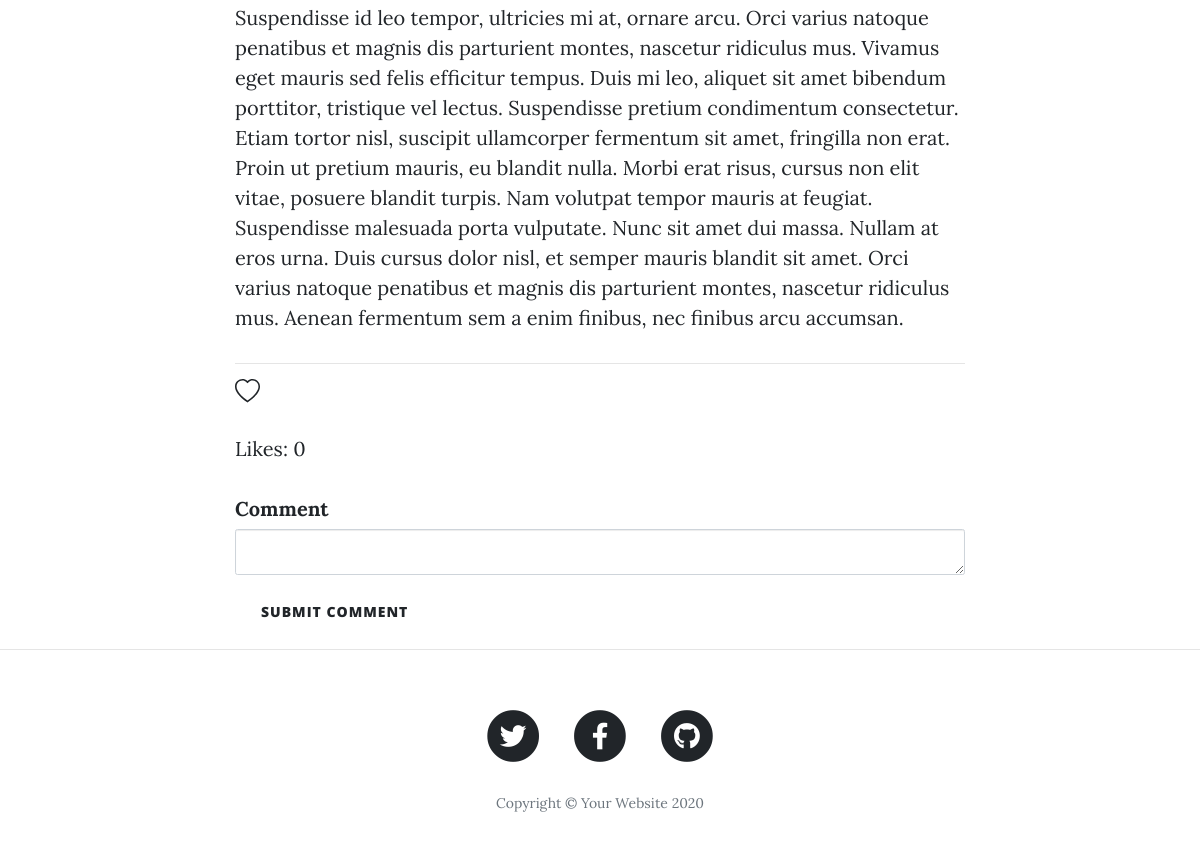
Page /post/3 (signed in, lower part) on the earlier database version.
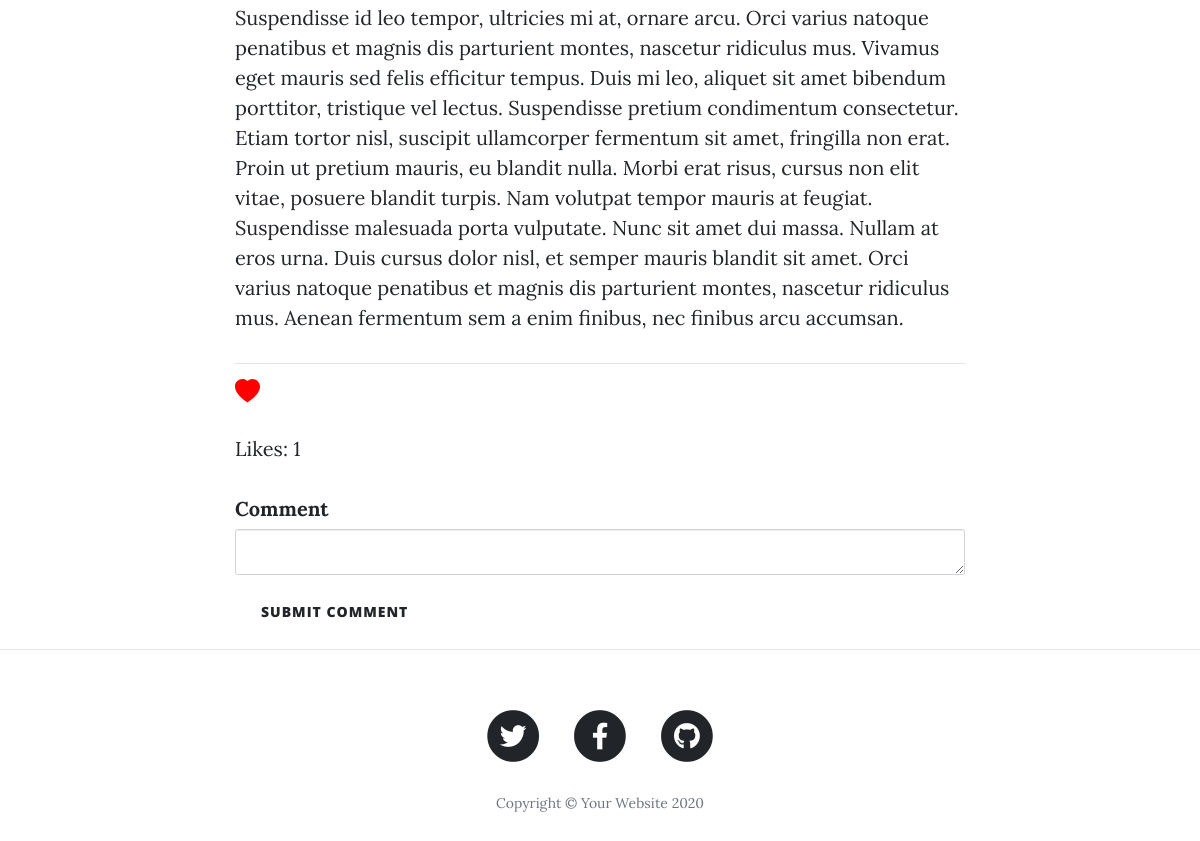
Same page on the later database version.
### main.py (models this page shows, shortened)
class BlogPost(db.Model):
    __tablename__ = "blog_posts"
    id = db.Column(db.Integer, primary_key=True)
    title = db.Column(db.String(250), unique=True, nullable=False)
    subtitle = db.Column(db.String(250), nullable=False)
    date = db.Column(db.String(250), nullable=False)
    body = db.Column(db.Text, nullable=False)
    img_url = db.Column(db.String(250), nullable=False)
    author_id = db.Column(db.Integer, db.ForeignKey("users.id"))
    author = db.relationship("User", back_populates="posts")
    comments = db.relationship("Comments", back_populates="parent_post")
    likes = db.Column(db.Integer)

### main.py (the view, shortened to what this page needs)
@app.route("/post/<int:index>", methods=['GET', 'POST'])
def show_post(index):
    form = CommentForm()
    post = BlogPost.query.get(index)
    is_liked = False
    if len(PostLikes.query.filter_by(liked_post=index, user_id=current_user.id).all()) > 0:
        is_liked = True
    comments = Comments.query.filter_by(post_id=index).all()
    return render_template("post.html", post=post, form=form, comments=comments, liked=is_liked)

### forms.py
class CommentForm(FlaskForm):
    text = CKEditorField("Comment", validators=[DataRequired()])
    submit = SubmitField("Submit comment")

### main.py (called while the page is built)
@login_manager.user_loader
def load_user(user_id):
    return User.query.get(int(user_id))

### templates/post.html (shortened to what this page needs)
{% extends 'bootstrap/base.html' %}
{% import "bootstrap/wtf.html" as wtf %}
{% block content %}
{% include "header.html" %}
  <article>
    <div class="container">
      <div class="row">
        <div class="col-lg-8 col-md-10 mx-auto">
          <p>
            {{ post.body | safe }}
          </p>
           <hr>
            {% if current_user.is_authenticated %}
            {% if liked %}
                <a href="{{ url_for('unlikePost', post_id=post.id) }}">
                  <svg xmlns="http://www.w3.org/2000/svg" width="25" height="25" fill="red" class="bi bi-heart-fill" viewBox="0 0 16 16">
                    <path fill-rule="evenodd" d="M8 1.314C12.438-3.248 23.534 4.735 8 15-7.534 4.736 3.562-3.248 8 1.314z"/>
                  </svg>
                </a>
            {% else %}
                <a href="{{ url_for('likePost', post_id=post.id) }}">
                </a>
            {% endif %}
            {% endif %}
            <p>Likes: {{ post.likes }}</p>
        {% if current_user.is_authenticated %}
                {{ wtf.quick_form(form, novalidate=True) }}
        {% else %}
           <p><a href="{{ url_for('login') }}">Log in</a> to add comments</p>
        {% endif %}
          <div class="col-lg-8 col-md-10 mx-auto comment">
            </div>
          </div>
      </div>
    </div>
  </article>
  <hr>
{% include "footer.html" %}
{% endblock %}

Differences in the rows shown:
changed BlogPost: likes "0" → "1"
